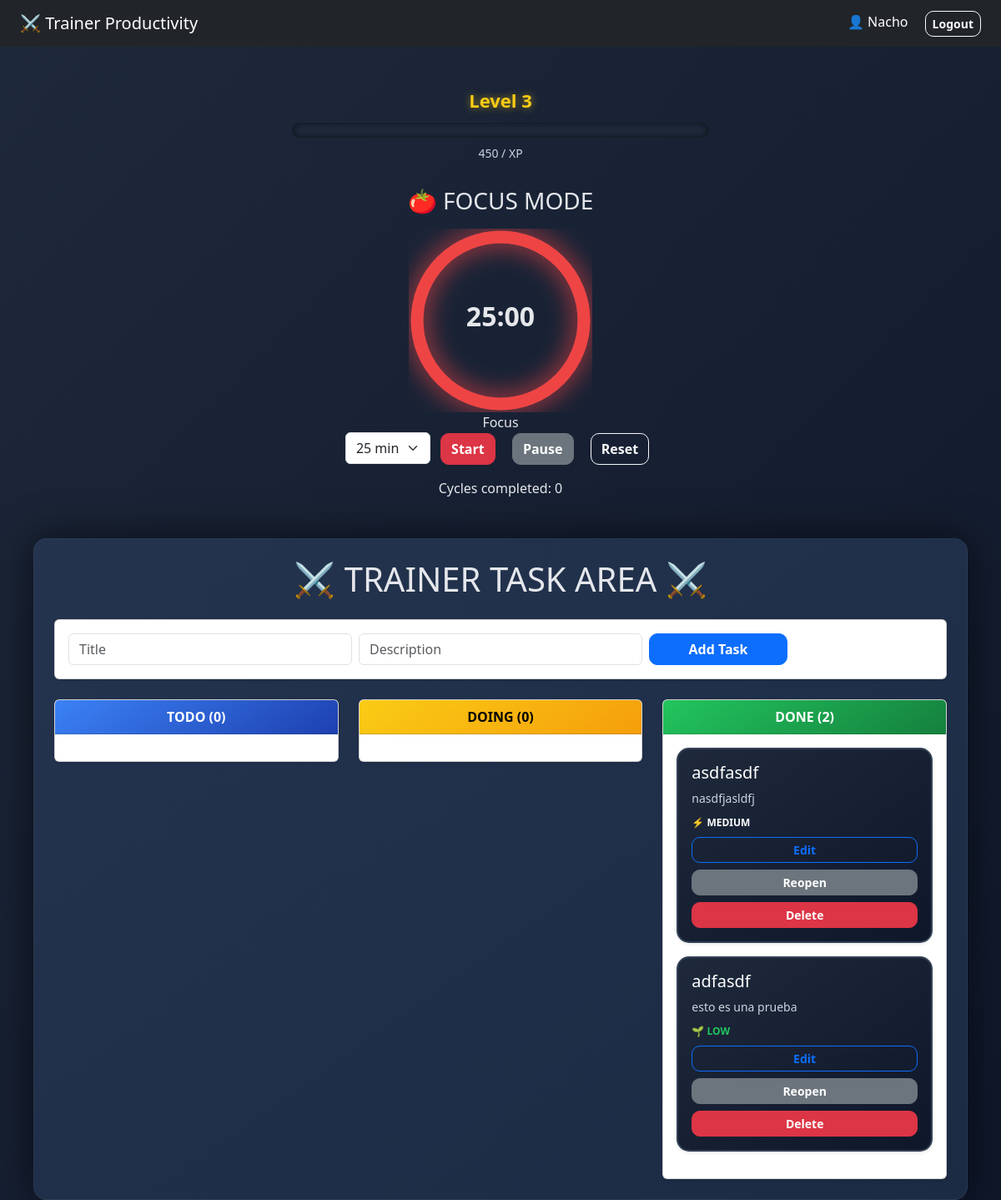
Page / (signed in) on the earlier database version.
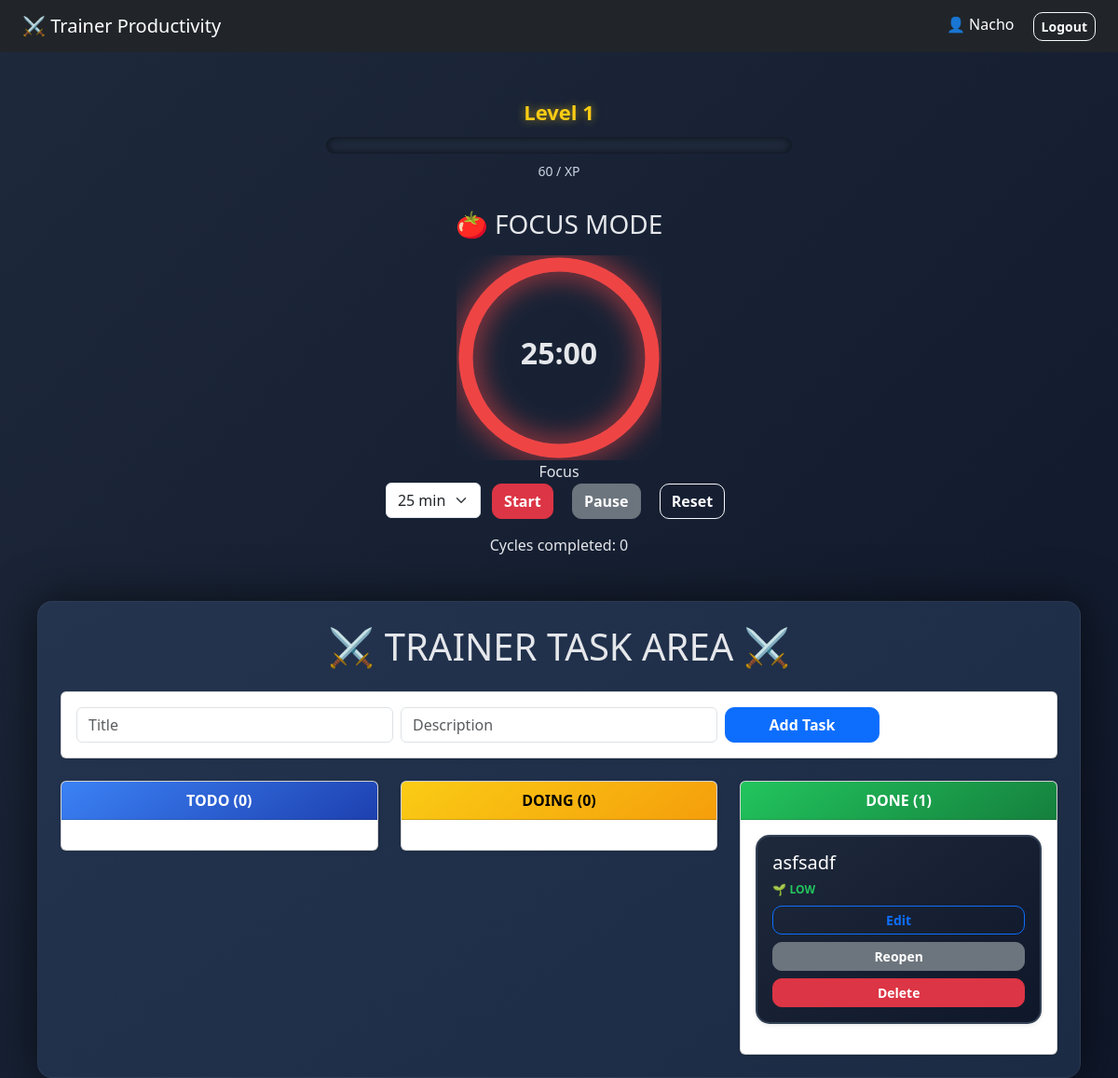
Same page on the later database version.
### domain/user.py (models this page shows, shortened)
class User(UserMixin, db.Model):
    __tablename__ = "users"
    id = db.Column(db.Integer, primary_key = True)
    username = db.Column(db.String(100), nullable = False, unique = True)
    email = db.Column(db.String(150), nullable = False, unique = True)
    password_hash = db.Column(db.String(255), nullable = False)
    xp = db.Column(db.Integer, default = 0)
    level = db.Column(db.Integer, default = 1)
    pomodoro_sessions_completed = db.Column(db.Integer, default = 0)
    tasks_completed = db.Column(db.Integer, default = 0)
    tasks = db.relationship("Task", backref= "owner", lazy = True)
    pokemons = db.relationship("Pokemon", backref = "owner", lazy = True)

### domain/task.py (models this page shows, shortened)
class Task(db.Model):
    __tablename__ = "tasks"
    id = db.Column(db.Integer, primary_key = True)
    title = db.Column(db.String(200), nullable = False)
    description = db.Column(db.String(500))
    status = db.Column(db.String(50), default = "todo")
    priority = db.Column(db.String(20), default = "medium")
    created_at = db.Column(db.DateTime, default = datetime.utcnow)
    manual_priority = db.Column(db.Boolean, default = False)
    user_id = db.Column(db.Integer, db.ForeignKey("users.id"), nullable = False)

### app.py (the view)
    @app.route("/")
    @login_required
    def index():
        tasks = task_service.list_tasks(current_user.id)
        return render_template("pages/dashboard.html", tasks=tasks, user = current_user)

### infraestructure/repositories/task_repository.py (called while the page is built)
    def get_all_by_user(self, user_id: int):
        return Task.query.filter_by(user_id = user_id).all()

### services/task_service.py (called while the page is built)
    def auto_adjust_priority(self, task):
        if task.manual_priority:
            return # Respect manual override
        days_old = (datetime.utcnow() - task.created_at).days
        if days_old >= 6:
            task.priority = "high"
        elif days_old >= 3:
            task.priority = "medium"
        else:
            task.priority = "low"

    def list_tasks(self, user_id):
        tasks = self.repository.get_all_by_user(user_id)
        for task in tasks:
            self.auto_adjust_priority(task)
        db.session.commit()
        return tasks

### templates/pages/dashboard.html (shortened to what this page needs)
{% extends "base.html" %}
{% block content %}
    {% include "components/xp_bar.html" %}
    {% include "components/pomodoro.html" %}
    {% include "components/kanban_board.html" %}
{% endblock %}

### templates/base.html (shortened to what this page needs)
<!DOCTYPE html>
<html lang = "en">
    <head>
        <link href = "https://cdn.jsdelivr.net/npm/bootstrap@5.3.2/dist/css/bootstrap.min.css" rel = "stylesheet">
        <link rel = "stylesheet" href = "{{ url_for('static', filename = 'style.css') }}">
    </head>
    <body>
        <nav class = "navbar navbar-dark bg-dark px-4">
            <a href = "{{ url_for('index') }}" class = "navbar-brand">
                ⚔️ Trainer Productivity
            </a>
            <div>
                <a href = "{{ url_for('profile') }}" class = "text-white me-3 text-decoration-none">
                    👤 {{ current_user.username }}
                </a>
                <a href = "{{ url_for('logout') }}" class = "btn btn-outline-light btn-sm">Logout</a>
            </div>
        </nav>
        <div class = "container-fluid mt-5 px-4">
            {% block content %}{% endblock %}
        </div>
    </body>
</html>

### templates/components/xp_bar.html (shortened to what this page needs)
<div class="xp-wrapper text-center mb-4">
    <div class="level-badge">
        Level <span id="user-level">{{ user.level }}</span>
    </div>
    <div class="xp-bar-container">
    </div>
    <div class="xp-text" id="xp-text">
        {{ user.xp }} / {{ next_level_xp }} XP
    </div>
</div>

### templates/components/pomodoro.html (shortened to what this page needs)
<div class = "pomodoro-wrapper text-center mb-5">
    <h3 class = "mb-3">🍅 FOCUS MODE</h3>
    <div class = "pomodoro-container">
        <svg class = "progress-ring" width = "220" height = "220">
            <circle
                class = "progress-ring-bg"
                cx = "110"
                cy = "110"
                r = "100"
            />
            <circle
                class = "progress-ring-circle"
                cx = "110"
                cy = "110"
                r = "100"
            />
        </svg>
        <div class = "pomodoro-time" id = "pomodoro-time">
        </div>
        <div class = "pomodoro-phase" id = "pomodoro-phase">
        </div>
    </div>
    <div class = "mt-4">
        <select id = "pomodoro-duration" class = "form-select w-auto d-inline">
            <option value = "25">25 min</option>
        </select>
        <button class = "btn btn-danger mx-2" id = "pomodoro-start">Start</button>
        <button class = "btn btn-secondary mx-2" id = "pomodoro-pause">Pause</button>
        <button class = "btn btn-outline-light mx-2" id = "pomodoro-reset">Reset</button>
    </div>
    <div class = "mt-3">
        Cycles completed: <span id = "cycle-count">0</span>
    </div>
</div>

### templates/components/kanban_board.html (shortened to what this page needs)
<div class = "container-fluid px-3 mt-5">
    <div class = "board-panel p-4 rounded-4">
    <h1 class = "text-center mb-4">⚔️ TRAINER TASK AREA ⚔️</h1>
    <div class = "card mb-4 shadow-sm">
        <div class = "card-body">
            <form action = "/add" method = "post" class = "row g-2">
                <div class = "col-md-4">
                    <input type = "text" name = "title" class = "form-control" placeholder = "Title" required>
                </div>
                <div class = "col-lg-4 col-md-12">
                    <input type = "text" name = "description" class = "form-control" placeholder = "Description">
                </div>
                <div class = "col-md-2 d-grid">
                    <button type = "submit" class = "btn btn-primary">Add Task</button>
                </div>
            </form>
        </div>
    </div>
    <div class = "row">
        <div class = "col-lg-4 col-md-12">
            <div class = "card shadow-sm kanban-column">
                <div class = "card-header text-center pokemon-header-todo">
                    TODO (<span class = "count">{{ tasks|selectattr("status", "equalto", "todo")|list|length }}</span>)
                </div>
                <div class = "card-body task-list" data-status = "todo">
                </div>
            </div>
        </div>
        <div class = "col-md-4">
            <div class = "card shadow-sm kanban-column">
                <div class = "card-header text-center pokemon-header-doing">
                    DOING (<span class = "count">{{ tasks|selectattr("status", "equalto", "doing")|list|length }}</span>)
                </div>
                <div class = "card-body task-list" data-status = "doing">
                </div>
            </div>
        </div>
        <div class = "col-lg-4 col-md-12">
            <div class = "card shadow-sm kanban-column">
                <div class = "card-header text-center pokemon-header-done">
                    DONE (<span class = "count">{{ tasks|selectattr("status", "equalto", "done")|list|length }}</span>)
                </div>
                <div class = "card-body task-list" data-status = "done">
                    {% for task in tasks if task.status == "done" %}
                    <div class = "card mb-3 task-card shadow-sm" data-task-id = "{{ task.id }}">
                        <div class = "card-body">
                            <h5>{{ task.title }}</h5>
                            {% if task.description %}
                                <p class = "task-description">{{ task.description }}</p>
                            {% endif %}
                            <div class = "task-priority priority-{{ task.priority }}">
                                {% if task.priority == "high" %}
                                    🔥 HIGH
                                {% elif task.priority == "medium" %}
                                    ⚡ MEDIUM
                                {% else %}
                                    🌱 LOW
                                {% endif %}
                            </div>
                            <div class = "button-container">
                                <div class = "d-grid mb-2">
                                    <a href = "/edit/{{ task.id }}" class = "btn btn-outline-primary btn-sm">
                                        Edit
                                    </a>
                                </div>
                                <form action = "/status/{{ task.id }}/doing" method = "post" class = "mb-2 d-grid">
                                    <button class = "btn btn-secondary btn-sm">Reopen</button>
                                </form>
                                <form action = "/delete/{{ task.id }}" method = "post"
                                    onsubmit = "return confirm('Are you sure you want to delete this task?')"
                                    class="d-grid">
                                    <button class = "btn btn-danger btn-sm">Delete</button>
                                </form>
                            </div>
                        </div>
                    </div>
                    {% endfor %}
                </div>
            </div>
        </div>
    </div>
    </div>
</div>

### static/style.css (style rules this page uses)
body { background: linear-gradient(135deg, #1e293b, #0f172a); min-height: 100vh; color: #e5e7eb; }
.board-panel { background: linear-gradient(145deg, #24344f, #1b2b44); box-shadow: 0 0 50px rgba(0,0,0,0.6); border: 1px solid rgba(255,255,255,0.05); }
.pokemon-header-todo { background: linear-gradient(145deg,#3b82f6,#1e40af); color: white; font-weight: bold; }
.pokemon-header-doing { background: linear-gradient(145deg,#facc15,#f59e0b); color: black; font-weight: bold; }
.pokemon-header-done { background: linear-gradient(145deg,#22c55e,#15803d); color: white; font-weight: bold; }
.task-card { background: linear-gradient(145deg,#1e293b,#0f172a); border: 2px solid #334155; color: white; border-radius: 15px; transition: all 0.2s ease; }
.task-priority { font-size:12px; font-weight:bold; margin-bottom:8px; }
.priority-low { color:#22c55e; }
.btn { border-radius:10px !important; font-weight:bold; }
.pomodoro-wrapper { margin-top:30px; }
.pomodoro-container { position:relative; width:220px; height:220px; margin:0 auto; }
.pomodoro-time { position:absolute; top:50%; left:50%; transform:translate(-50%,-60%); font-size:32px; font-weight:bold; }
.xp-wrapper { max-width:500px; margin:0 auto; }
.level-badge { font-size:22px; font-weight:bold; color:#facc15; margin-bottom:10px; text-shadow:0 0 10px rgba(250,204,21,0.6); }
.xp-bar-container { width:100%; height:18px; background:#1e293b; border-radius:10px; overflow:hidden; box-shadow: inset 0 0 10px rgba(0,0,0,0.6); margin-bottom:8px; }
.xp-text { font-size:14px; color:#cbd5e1; }
:root { --fire: #ff6b35; --water: #339af0; --grass: #51cf66; --electric: #ffd43b; --rock: #c2a878; --ground: #d4a373; --psychic: #f06595; --poison: #ae3ec9; --fighting: #c92a2a; --flying: #91a7ff; --bug: #82c91e; --ghost: #6741d9; --dragon: #5f3dc4; --normal: #adb5db; }

Differences in the rows shown:
removed Task: title "adfasdf", description "esto es una prueba", priority "🌱 LOW"
changed User "Nacho": level "3" → "1"; xp "450" → "60"
changed Task: title "asdfasdf" → "asfsadf"; description "nasdfjasldfj" → (not shown); priority "⚡ MEDIUM" → "🌱 LOW"
Other differences:
{{ tasks|selectattr("status", "equalto", "done")|list|length }}: "2" → "1"
